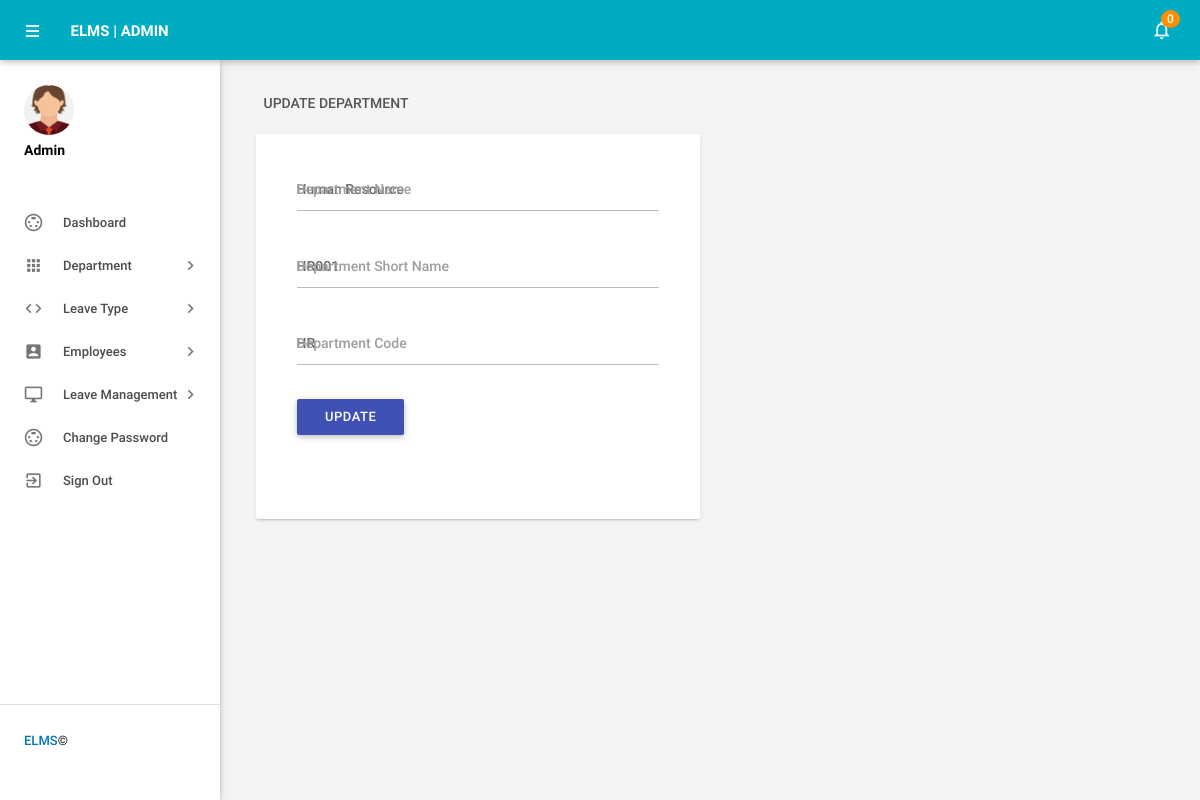
The page /edit_department/1 (signed in) on the database its author committed.
### employeeleave/models.py (models this page shows, shortened)
class Department(models.Model):
    deptname = models.CharField(max_length=100)
    deptshortname = models.CharField(max_length=15)
    deptcode = models.CharField(max_length=10)
    creationdate = models.DateField()

### employeeleave/views.py (the view, shortened to what this page needs)
# urls.py: path('edit_department/<int:pid>',edit_department,name='edit_department'),
def edit_department(request,pid):
    if not request.user.is_authenticated:
        return redirect('admin_login')
    department = Department.objects.get(id=pid)
    leavescount = Leaves.objects.filter(isread="no").count()
    unreadleaves = Leaves.objects.filter(isread="no")
    error = ""
    d = {'error': error,'department':department,'leavescount':leavescount,'unreadleaves':unreadleaves}
    return render(request, 'edit_department.html',d)

### employeeleave/templates/edit_department.html (shortened to what this page needs)
{% load static %}
{% block body %}
<html lang="en">
    <head>
        <link type="text/css" rel="stylesheet" href="{% static 'admin/assets/plugins/materialize/css/materialize.min.css' %}"/>
        <link href="{% static 'admin/assets/plugins/material-preloader/css/materialPreloader.min.css' %}" rel="stylesheet">
        <link href="{% static 'admin/assets/css/alpha.min.css' %}" rel="stylesheet" type="text/css"/>
        <link href="{% static 'admin/assets/css/custom.css' %}" rel="stylesheet" type="text/css"/>
    </head>
    <body>
        {% include 'header.html' %}
        {% include 'sidebar.html' %}
            <main class="mn-inner">
                <div class="row">
                    <div class="col s12">
                        <div class="page-title">Update Department</div>
                    </div>
                    <div class="col s12 m12 l6">
                        <div class="card">
                            <div class="card-content">
                                <div class="row">
                                    <form class="col s12" name="chngpwd" method="post">
                                        <div class="row">
                                            <div class="input-field col s12">
<input id="departmentname" type="text"  class="validate" autocomplete="off" name="departmentname" value="{{department.deptname}}"  required>
                                                <label for="deptname">Department Name</label>
                                            </div>
          <div class="input-field col s12">
<input id="departmentshortname" type="text"  class="validate" autocomplete="off" value="{{department.deptshortname}}" name="departmentshortname"  required>
                                                <label for="deptshortname">Department Short Name</label>
                                            </div>
  <div class="input-field col s12">
 <input id="deptcode" type="text" name="deptcode" class="validate" autocomplete="off" value="{{department.deptcode}}" required>
                                                <label for="password">Department Code</label>
                                            </div>
<div class="input-field col s12">
<button type="submit" name="update" class="waves-effect waves-light btn indigo m-b-xs">UPDATE</button>
</div>
                            </div>
                                    </form>
                                </div>
                            </div>
                        </div>
                    </div>
                </div>
            </main>
        </div>
        <div class="left-sidebar-hover"></div>
    </body>
</html>
{% endblock %}

### rows shown on the page
Department: departmentname "Human Resource", departmentshortname "HR001", deptcode "HR"

### other values the page prints
{{ leavescount }} "0"
